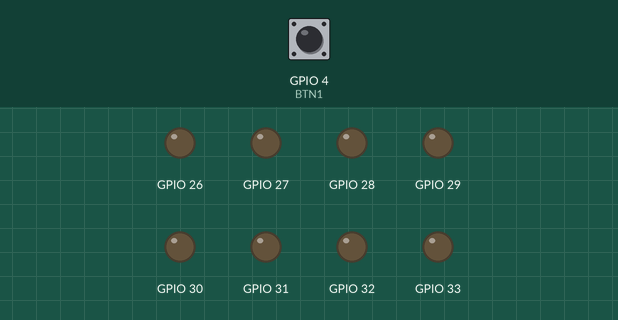
Recording of a sketch running on a simulated ESP32. On the bench: output pins drawn as LEDs (lit = HIGH). Dashed ring = blinking. Inputs (shaded band) come from the test bench; at power-on: GPIO 4 (BTN1) LOW.

Above: at 1.2 s.
1.3 s: GPIO 4 (BTN1) pulled HIGH for 0.15 s
At 1.75 s:
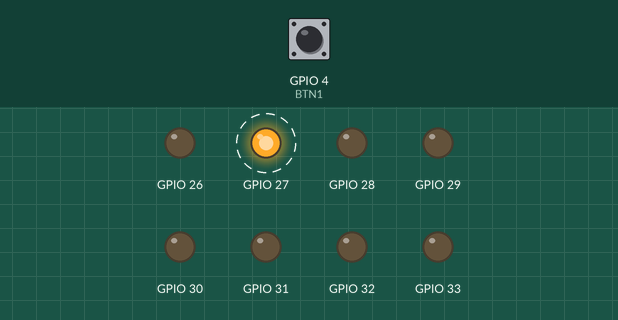
4.3 s: GPIO 4 (BTN1) pulled HIGH for 3.2 s
At 7.65 s:
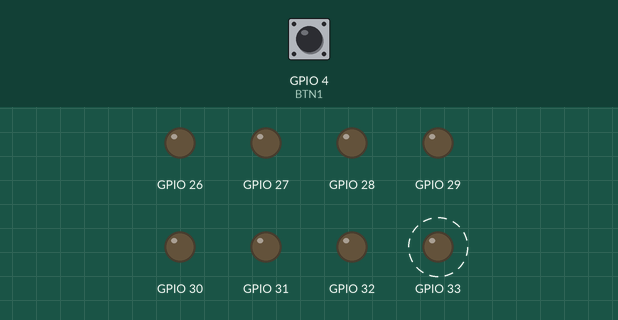
Timing chart, 0 to 9.5 s (numbered marks = the images above; inputs shaded):
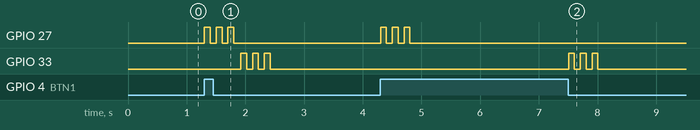

The sketch:

Blink3a.ino
```cpp
// definisemo pokazivac na funkciju tipa void bez parametara
typedef void (*interruptFunc)();

// definisemo promenljive za rad sa interaptom za dugme BTN1
int BTN1 = 4;
int BTN1_old_state;
int BTN1_new_state;
interruptFunc BTN1_f_rising;
interruptFunc BTN1_f_falling;

// postavljanje interapta za dugme1
int attachInterupt1(interruptFunc f, int mode){
  if (mode == RISING)
     BTN1_f_rising = f;
  else
     BTN1_f_falling = f;
}

// uklanjanje interapta za dugme1
int deattachInterupt1(int mode){
  if (mode == RISING)
     BTN1_f_rising = NULL;
  else
     BTN1_f_falling = NULL;
}

// funkcija koja pali lampicu 27
void myInterruptOn(){
   digitalWrite(27, HIGH);
   delay(100);
   digitalWrite(27, LOW);
   delay(100);
   digitalWrite(27, HIGH);
   delay(100);
   digitalWrite(27, LOW);
   delay(100);
   digitalWrite(27, HIGH);
   delay(100);
   digitalWrite(27, LOW);
   delay(100);
}

// funkcija koja gasi lampicu 33
void myInterruptOff(){
   digitalWrite(33, HIGH);
   delay(100);
   digitalWrite(33, LOW);
   delay(100);
   digitalWrite(33, HIGH);
   delay(100);
   digitalWrite(33, LOW);
   delay(100);
   digitalWrite(33, HIGH);
   delay(100);
   digitalWrite(33, LOW);
   delay(100);
}

void setup() {
  for(int i = 0; i < 8; i++)
  {
    pinMode(26 + i, OUTPUT);
    digitalWrite(26 + i, LOW);
  }
 BTN1_old_state = digitalRead(BTN1);
 BTN1_f_rising = NULL;
 BTN1_f_falling = NULL;
 attachInterupt1(myInterruptOn, RISING);
 attachInterupt1(myInterruptOff, FALLING);
}

void loop() {
  BTN1_new_state = digitalRead(BTN1);
  if (BTN1_new_state == 1 && BTN1_old_state == 0){
      if (BTN1_f_rising!=NULL)
         (*BTN1_f_rising)();
  } else if (BTN1_new_state == 0 && BTN1_old_state == 1){
      if (BTN1_f_falling!=NULL)
         (*BTN1_f_falling)();
  }
  BTN1_old_state = BTN1_new_state;
  delay(20);
}
```

Measured:
- after the input at 1.3 s, GPIO 27: alternates HIGH for 0.10 s and LOW for 0.10 s, 6 changes in all, then stays LOW, starting at once; GPIO 33: alternates HIGH for 0.10 s and LOW for 0.10 s, 6 changes in all, then stays LOW, starting after 0.62 s
- after the input at 4.3 s, GPIO 27: alternates HIGH for 0.10 s and LOW for 0.10 s, 6 changes in all, then stays LOW, starting at once; GPIO 33: alternates HIGH for 0.10 s and LOW for 0.10 s, 6 changes in all, then stays LOW, starting after 3.2 s
